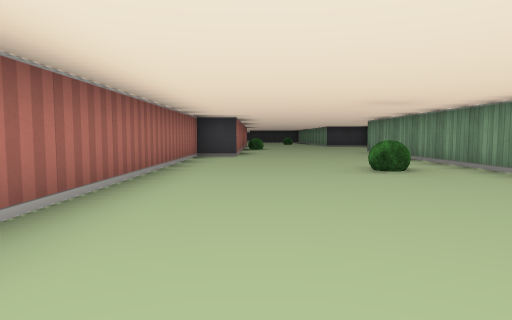
View 1 (above)

21 first-person views from a walk through a cub3D level. The camera is about half as high as the walls, tilts 4° down and sees 75° across. The floor is counted in squares. Each view is taken from the middle of a square. On the plan, view 1 faces up. The plan holds only what a view shows up to about 9 squares ahead; the rest is blank.

View 2
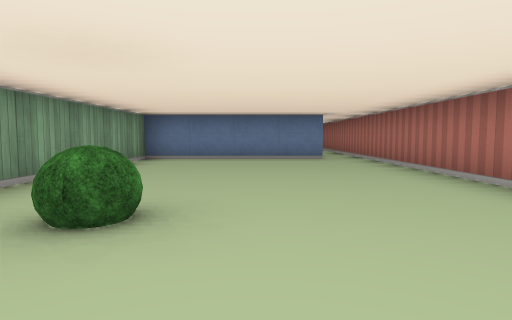

View 3
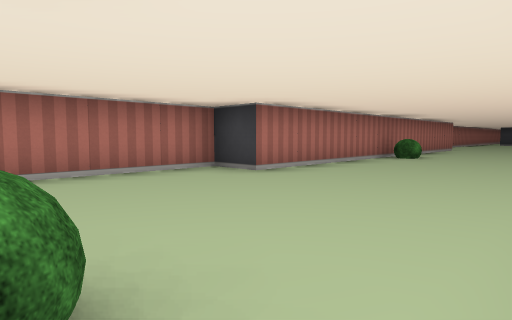

View 4
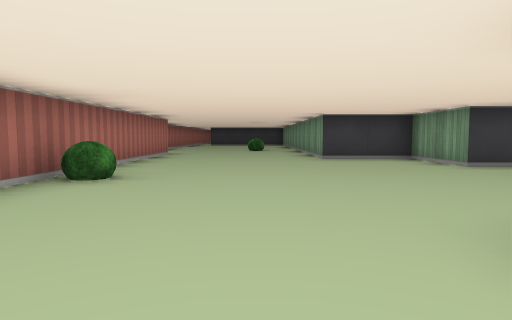

View 5
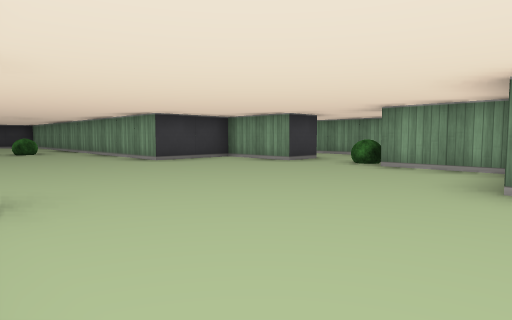

View 6
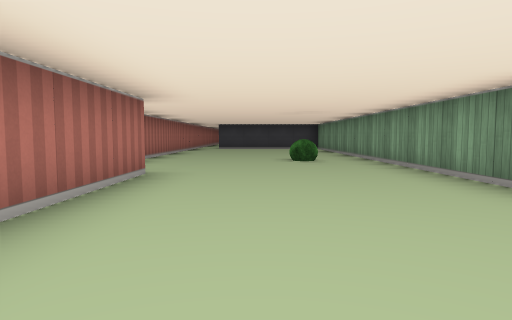

View 7
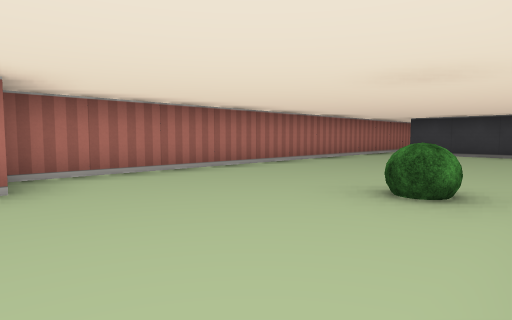

View 8
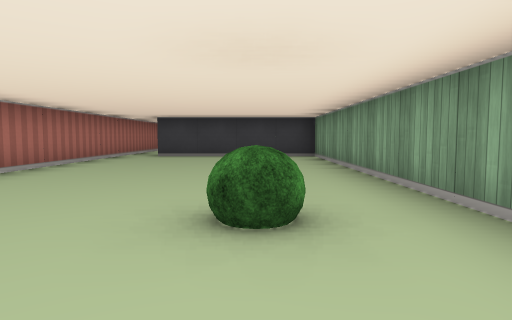

View 9
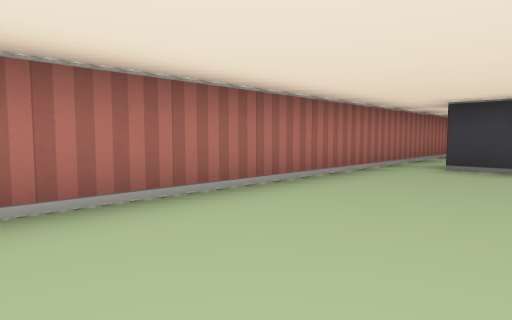

View 10
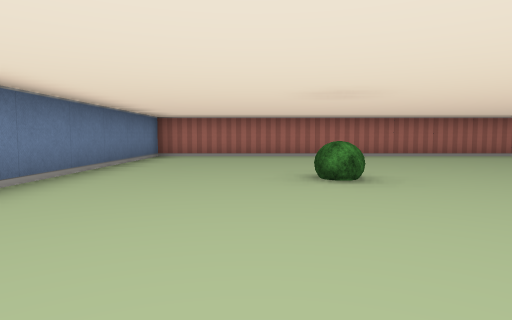

View 11
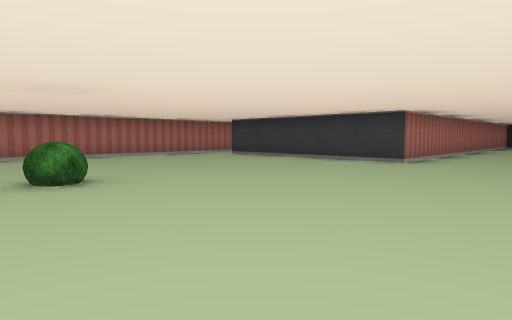

View 12
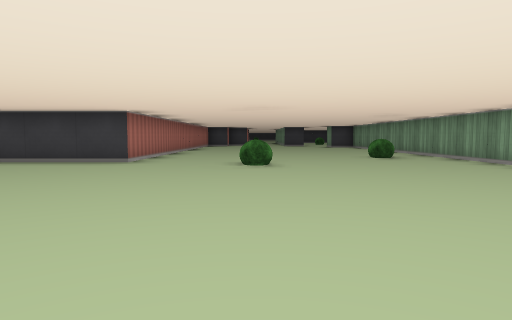

View 13
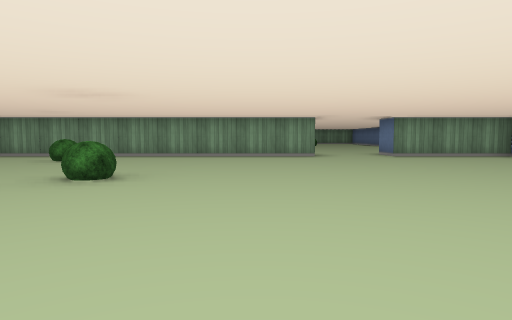

View 14
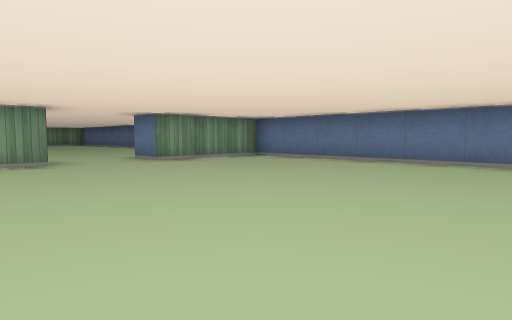

View 15
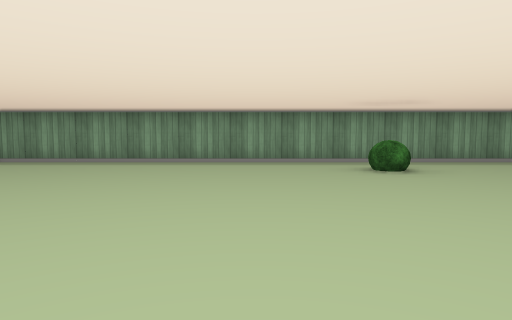

View 16
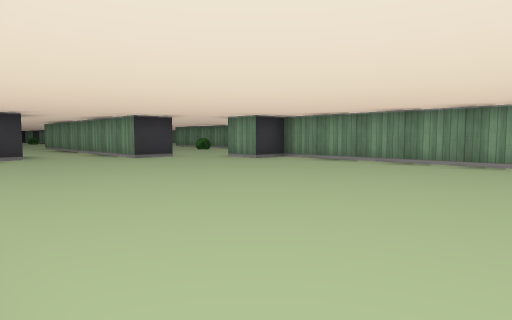

View 17
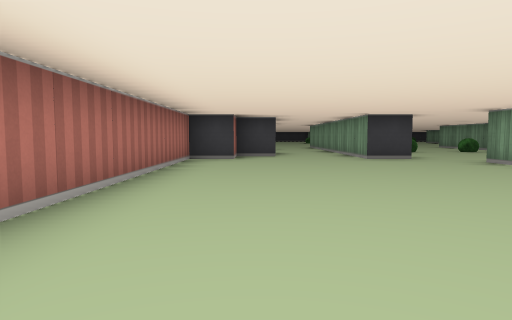

View 18
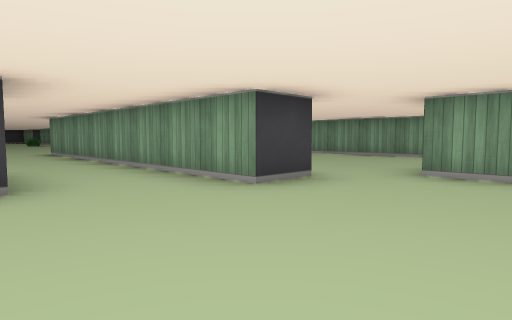

View 19
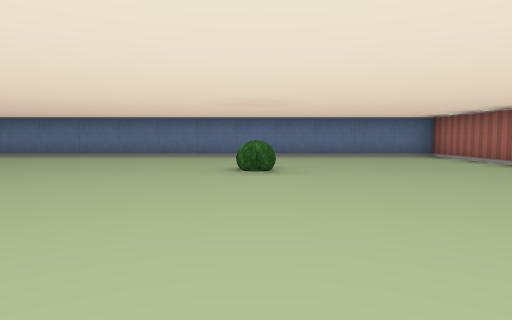

View 20
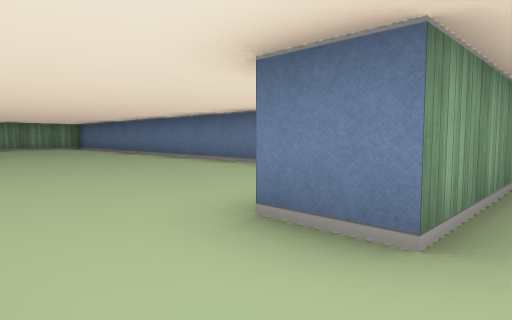

View 21
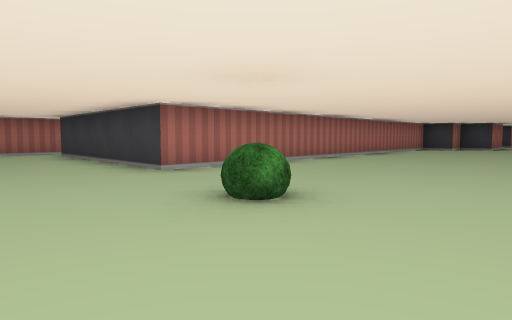

### Floor plan
Points are (right, up) in squares from view 1. A wall is a line through its corners. A room is listed if a view was taken in it or the views show most of it. See-through windows are left out.
Room 1 (views 1, 2, 3, 4, 5, 6, 7, 8)
walls: (-0.5, 18.6) (-0.5, 8.5) (-1.5, 8.5) (-1.5, -1.5); (5.5, 10.8) (5.5, 12.5); (6.5, 14.5) (5.5, 14.5) (5.5, 16.5) (3.5, 16.5) (3.5, 27.5) (-0.5, 27.5); (-1.5, 28.1) (-1.5, 18.6); (-0.5, -0.5) (3.5, -0.5) (3.5, 10.5)
ways out: opening at (-1, -1) to room 2; opening at (6, 13.5) to room 2; opening at (-1, 28)
objects: bush (0, 13); bush (2, 5); bush (2, 21); bush (6, 13)
Room 2 (views 9, 10, 11, 12, 13, 14, 15, 16, 17, 18, 19, 20, 21)
walls: (11.5, -5.6) (11.5, 7.5) (10.5, 7.5) (10.5, 8.5); (-1.5, -1.5) (-1.5, -10.5) (11.5, -10.5) (11.5, -7.5) (12.5, -7.5); (9.6, 9.5) (8.5, 9.5) (8.5, 17.2); (6.6, 10.5) (5.5, 10.5) (5.5, 9.5) (4.5, 9.5) (4.5, -1.5) (-0.5, -1.5)
ways out: opening at (-1, -1) to room 1; opening at (6, 13.5) to room 1; opening at (7.5, 17); opening at (10.5, 9); opening at (12, -6.5)
objects: bush (3, -7); bush (7, -2); bush (10, 0)

Where each view was taken, in squares from view 1:
view 1: 0 up, 0 right, facing up
view 2: 7 up, 1 right, facing down
view 3: 5 up, 3 right, facing up-left
view 4: 9 up, 2 right, facing up
view 5: 10 up, 0 right, facing up-right
view 6: 14 up, 1 right, facing up
view 7: 18 up, 3 right, facing up-left
view 8: 19 up, 2 right, facing up
view 9: 7 down, 1 right, facing up-left
view 10: 8 down, 7 right, facing left
view 11: 8 down, 7 right, facing up-left
view 12: 8 down, 7 right, facing up
view 13: 4 down, 3 right, facing right
view 14: 4 down, 5 right, facing down-right
view 15: 2 up, 5 right, facing right
view 16: 2 up, 5 right, facing up-right
view 17: 2 up, 6 right, facing up
view 18: 7 up, 6 right, facing up-right
view 19: 2 down, 3 right, facing down
view 20: 6 down, 11 right, facing down-right
view 21: 4 down, 9 right, facing up-left
